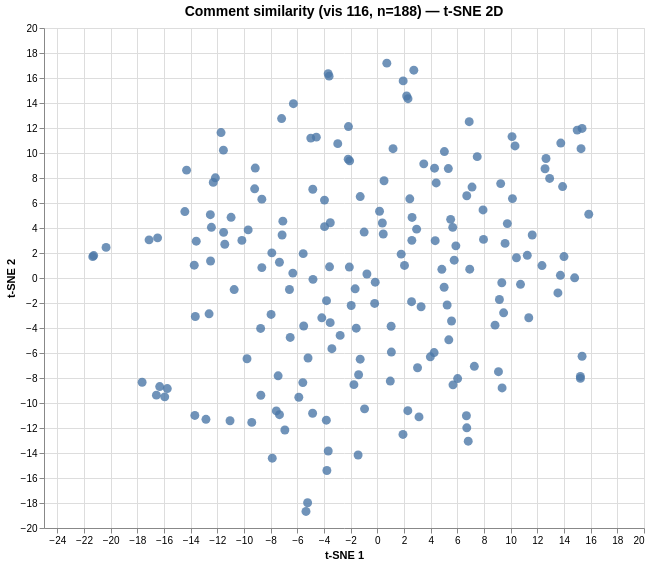

The specification (Vega-Lite) saved for this image:
### Vega specification from a JSON file in a GitHub repository (floating-point values rounded to 4 significant figures; data arrays with more than 128 entries replaced by an {"elided": "..."} marker saying what was removed)
{"$schema": "https://vega.github.io/schema/vega/v6.json", "data": [{"name": "param_1e9efca18e7a2868_store"}, {"name": "source_0", "values": {"elided": "188 records"}}, {"name": "source_0_x_domain_dim_1", "values": [{"min": -21.34, "max": 15.86}]}, {"name": "source_0_y_domain_dim_2", "values": [{"min": -18.68, "max": 17.19}]}], "signals": [{"name": "unit", "value": {}, "on": [{"events": "pointermove", "update": "isTuple(group()) ? group() : unit"}]}, {"name": "param_1e9efca18e7a2868", "update": "vlSelectionResolve(\"param_1e9efca18e7a2868_store\", \"union\")"}, {"name": "param_1e9efca18e7a2868_dim_1", "on": [{"events": [{"source": "view", "type": "dblclick"}], "update": "null"}, {"events": {"signal": "param_1e9efca18e7a2868_translate_delta"}, "update": "panLinear(param_1e9efca18e7a2868_translate_anchor.extent_x, -param_1e9efca18e7a2868_translate_delta.x / width)"}, {"events": {"signal": "param_1e9efca18e7a2868_zoom_delta"}, "update": "zoomLinear(domain(\"x\"), param_1e9efca18e7a2868_zoom_anchor.x, param_1e9efca18e7a2868_zoom_delta)"}]}, {"name": "param_1e9efca18e7a2868_dim_2", "on": [{"events": [{"source": "view", "type": "dblclick"}], "update": "null"}, {"events": {"signal": "param_1e9efca18e7a2868_translate_delta"}, "update": "panLinear(param_1e9efca18e7a2868_translate_anchor.extent_y, param_1e9efca18e7a2868_translate_delta.y / height)"}, {"events": {"signal": "param_1e9efca18e7a2868_zoom_delta"}, "update": "zoomLinear(domain(\"y\"), param_1e9efca18e7a2868_zoom_anchor.y, param_1e9efca18e7a2868_zoom_delta)"}]}, {"name": "param_1e9efca18e7a2868_tuple", "on": [{"events": [{"signal": "param_1e9efca18e7a2868_dim_1 || param_1e9efca18e7a2868_dim_2"}], "update": "param_1e9efca18e7a2868_dim_1 && param_1e9efca18e7a2868_dim_2 ? {unit: \"\", fields: param_1e9efca18e7a2868_tuple_fields, values: [param_1e9efca18e7a2868_dim_1,param_1e9efca18e7a2868_dim_2]} : null"}]}, {"name": "param_1e9efca18e7a2868_tuple_fields", "value": [{"field": "dim_1", "channel": "x", "type": "R"}, {"field": "dim_2", "channel": "y", "type": "R"}]}, {"name": "param_1e9efca18e7a2868_translate_anchor", "value": {}, "on": [{"events": [{"source": "scope", "type": "pointerdown"}], "update": "{x: x(unit), y: y(unit), extent_x: domain(\"x\"), extent_y: domain(\"y\")}"}]}, {"name": "param_1e9efca18e7a2868_translate_delta", "value": {}, "on": [{"events": [{"source": "window", "between": [{"source": "scope", "type": "pointerdown"}, {"source": "window", "type": "pointerup"}], "consume": true, "type": "pointermove"}], "update": "{x: param_1e9efca18e7a2868_translate_anchor.x - x(unit), y: param_1e9efca18e7a2868_translate_anchor.y - y(unit)}"}]}, {"name": "param_1e9efca18e7a2868_zoom_anchor", "on": [{"events": [{"source": "scope", "type": "wheel", "consume": true}], "update": "{x: invert(\"x\", x(unit)), y: invert(\"y\", y(unit))}"}]}, {"name": "param_1e9efca18e7a2868_zoom_delta", "on": [{"events": [{"source": "scope", "type": "wheel", "consume": true}], "update": "pow(1.001, event.deltaY * pow(16, event.deltaMode))", "force": true}]}, {"name": "param_1e9efca18e7a2868_modify", "on": [{"events": {"signal": "param_1e9efca18e7a2868_tuple"}, "update": "modify(\"param_1e9efca18e7a2868_store\", param_1e9efca18e7a2868_tuple, true)"}]}], "marks": [{"type": "symbol", "name": "marks", "from": {"data": "source_0"}, "encode": {"update": {"shape": {"value": "circle"}, "size": {"value": 80}, "fill": {"value": "#4c78a8"}, "tooltip": {"signal": "{\"Comment #\": format(datum[\"index\"], \"\"), \"Comment\": isValid(datum[\"comment\"]) ? datum[\"comment\"] : \"\"+datum[\"comment\"]}"}, "opacity": {"value": 0.8}, "y": {"field": "dim_2", "scale": "y"}, "x": {"field": "dim_1", "scale": "x"}}}, "clip": true, "interactive": true, "style": ["circle"]}], "scales": [{"name": "x", "type": "linear", "domain": [{"signal": "(data(\"source_0_x_domain_dim_1\")[0] || {}).min"}, {"signal": "(data(\"source_0_x_domain_dim_1\")[0] || {}).max"}], "range": [0, {"signal": "width"}], "nice": true, "domainRaw": {"signal": "param_1e9efca18e7a2868[\"dim_1\"]"}, "zero": true}, {"name": "y", "type": "linear", "domain": [{"signal": "(data(\"source_0_y_domain_dim_2\")[0] || {}).min"}, {"signal": "(data(\"source_0_y_domain_dim_2\")[0] || {}).max"}], "range": [{"signal": "height"}, 0], "nice": true, "domainRaw": {"signal": "param_1e9efca18e7a2868[\"dim_2\"]"}, "zero": true}], "axes": [{"scale": "x", "orient": "bottom", "gridScale": "y", "tickCount": {"signal": "ceil(width/40)"}, "maxExtent": 0, "minExtent": 0, "grid": true, "ticks": false, "zindex": 0, "aria": false, "domain": false, "labels": false}, {"scale": "y", "orient": "left", "minExtent": 0, "zindex": 0, "tickCount": {"signal": "ceil(height/40)"}, "aria": false, "domain": false, "maxExtent": 0, "ticks": false, "grid": true, "labels": false, "gridScale": "x"}, {"scale": "x", "labelFlush": true, "orient": "bottom", "grid": false, "tickCount": {"signal": "ceil(width/40)"}, "title": "t-SNE 1", "zindex": 0, "labelOverlap": true}, {"scale": "y", "orient": "left", "tickCount": {"signal": "ceil(height/40)"}, "labelOverlap": true, "grid": false, "zindex": 0, "title": "t-SNE 2"}], "title": {"text": "Comment similarity (vis 116, n=188) — t-SNE 2D", "fontSize": 14, "frame": "group"}, "height": 500, "style": "cell", "width": 600, "background": "white", "padding": 5}
